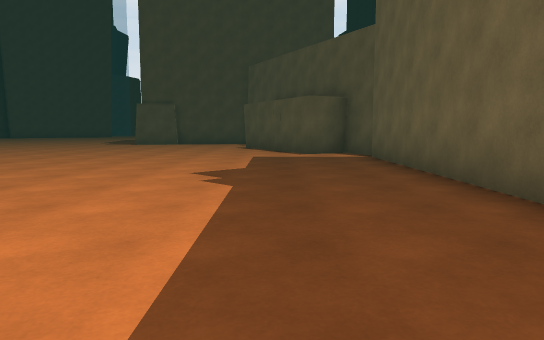
View 1 (above)

24 first-person views from a walk through a scene from a Unity 3-D project. The camera is 1.2 m above the floor, tilts 6° down and sees 70° across. The floor is counted in squares, 2 m on a side. Each view is taken from the middle of a square. On the plan, view 1 faces up. The plan holds only what a view shows up to about 11 squares ahead; the rest is blank. The place goes on beyond the plan. The player character is not drawn. Surface patterns are stand-ins for the level's own textures.

View 2
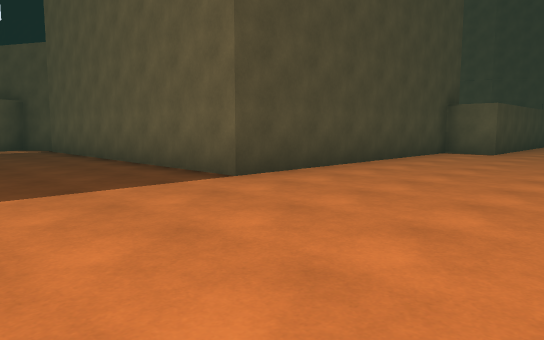

View 3
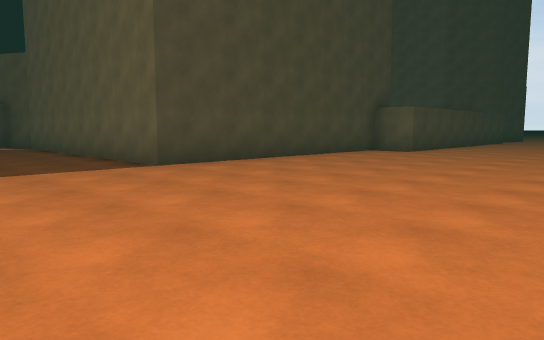

View 4
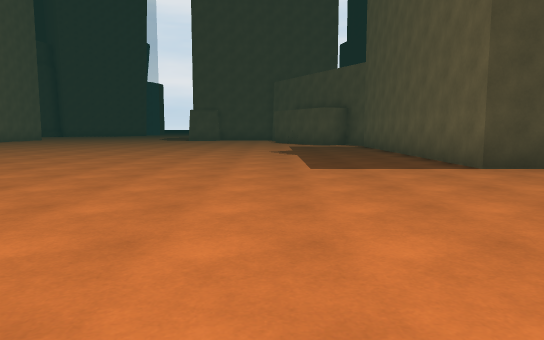

View 5
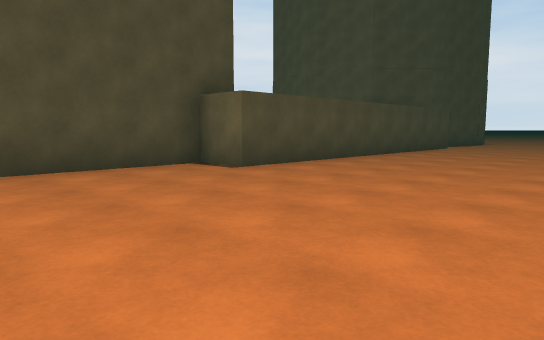

View 6
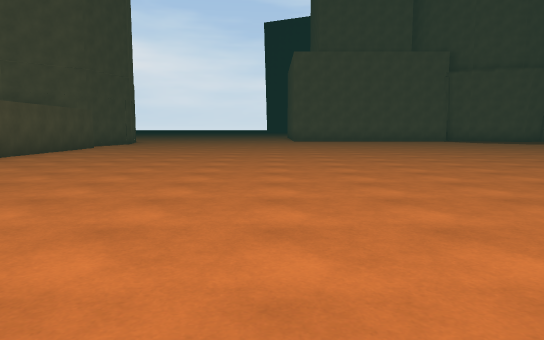

View 7
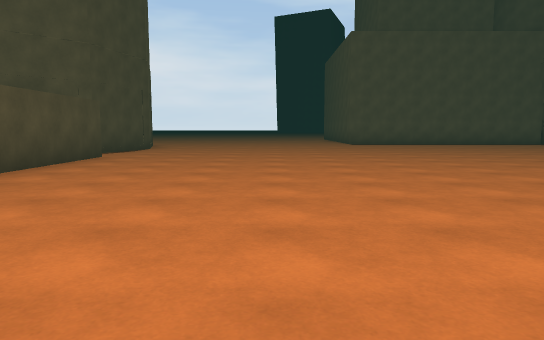

View 8
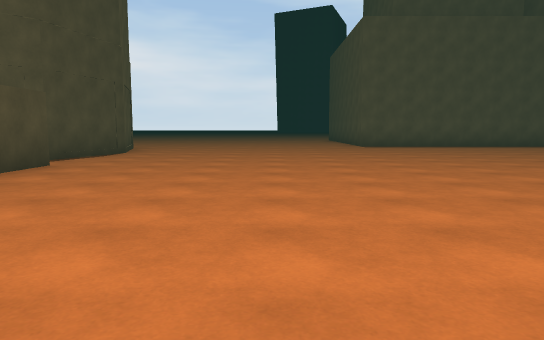

View 9
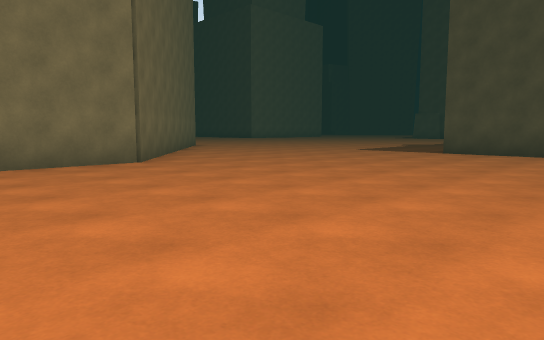

View 10
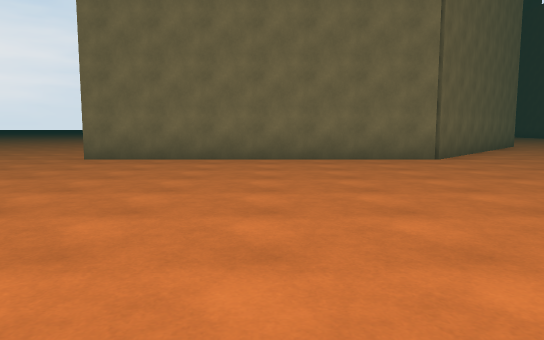

View 11
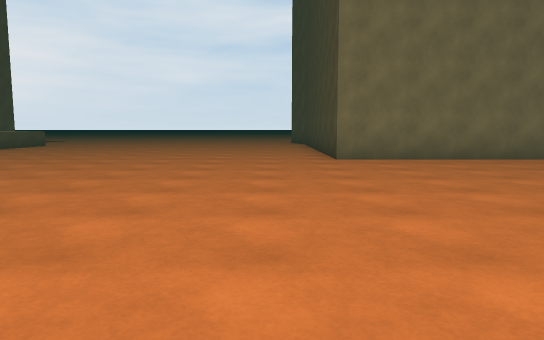

View 12
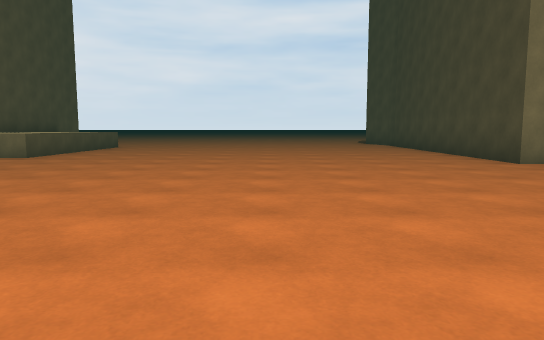

View 13
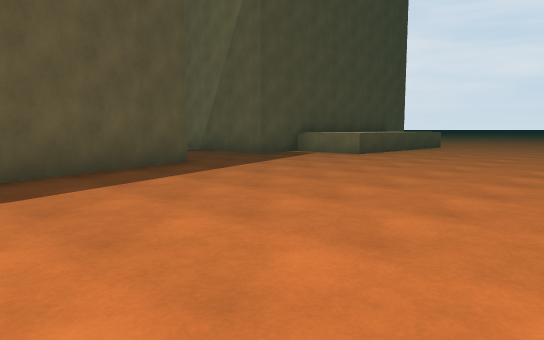

View 14
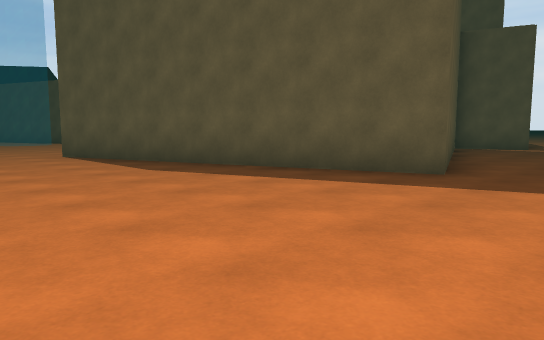

View 15
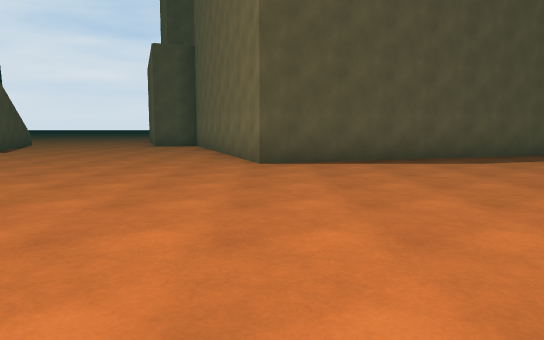

View 16
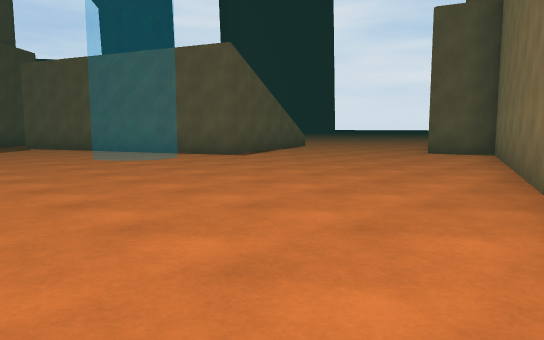

View 17
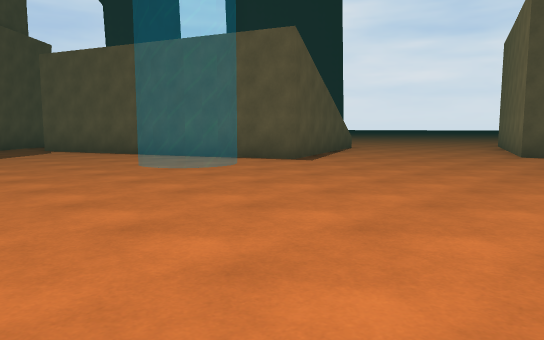

View 18
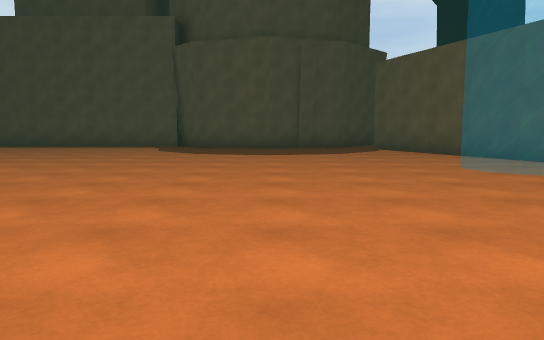

View 19
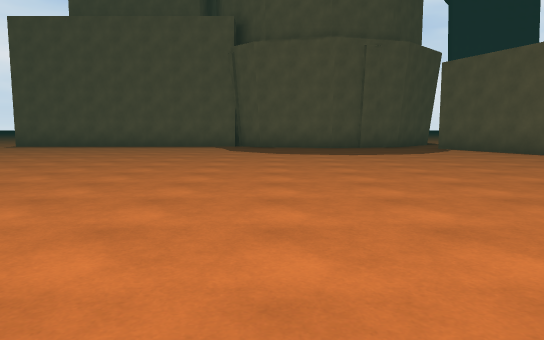

View 20
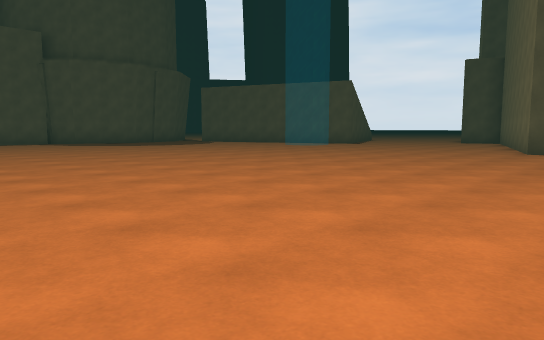

View 21
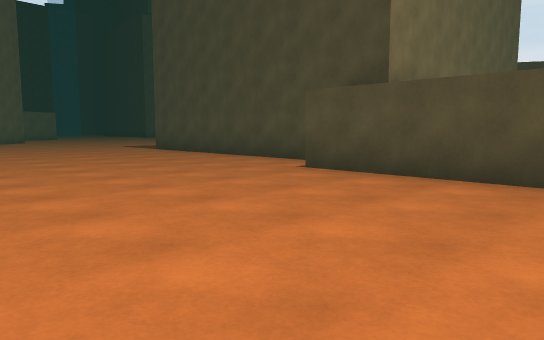

View 22
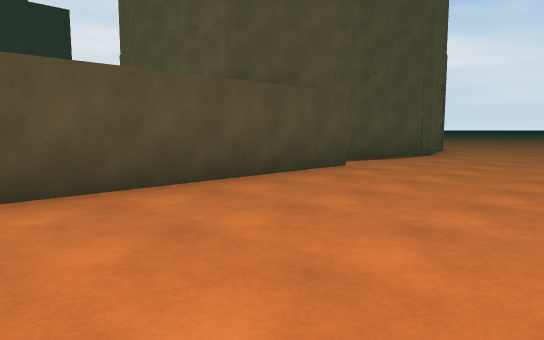

View 23
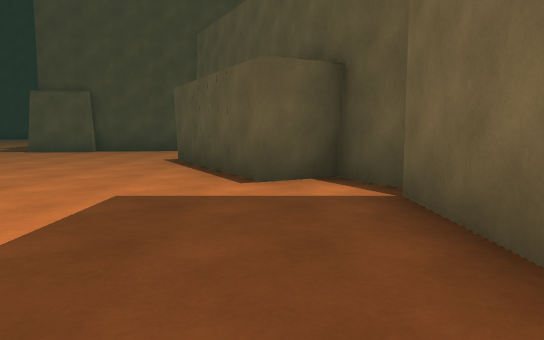

View 24
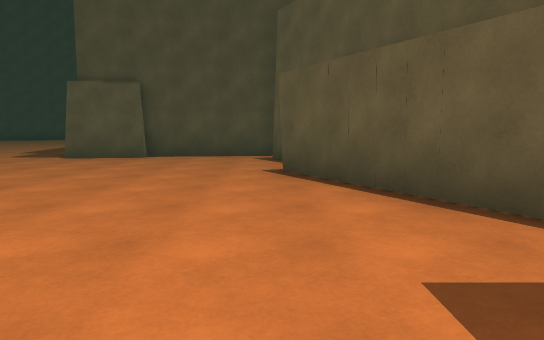

### Floor plan
Key: @ floor where view 1 was taken; . floor; = window, fence, low wall or low ledge; B building.
Columns run from 6 left of view 1 to 22 right of it. Each row starts with its distance up from view 1.
 16    BBBB
 15 .BB..B
 14 ......B
 13  .....
 12  ....BB
 11 ......B
 10 .......BB
  9 .........B
  8 ........B       B
  7  .......B       B      B
  6 ........B       B      B
  5 ........B       B      B
  4 ........B       B     BB
  3 ........B       B      B
  2 ........B               B
  1  .......BBBBBBBB        BB
  0  .....@........BBBBBBBBB..BBB
 -1   ...........................
 -2   ...........................
 -3   B..........................
 -4    B.........................
 -5     B........................
 -6      B.......................
 -7      B.......................
 -8      B.......................
 -9      B........ ..............
-10      B.......................
-11      B...... ................
-12 BBBBBB...... ................
-13  ............................
-14  ............................
-15  ............ ...............
-16  ........... ................
-17  ............................
-18  ............................
-19 .............................
-20 .............................
-21  .............BB.......=.....
-22  BBB.......BBB B......==...BB
-23  BBBB...BBB     B.......BBB
-24  B BBB...B      B......B
-25       ...B      B......B
-26       ...B       B.....B
-27         ..       B......B
-28         ..B       BB...
-29         ..B        B..

Where each view was taken, in squares from view 1:
view 1: 0 up, 0 right, facing up
view 2: 3 down, 1 left, facing up-right
view 3: 5 down, 1 left, facing up-right
view 4: 5 down, 1 left, facing up
view 5: 5 down, 5 right, facing up-right
view 6: 6 down, 5 right, facing right
view 7: 4 down, 9 right, facing right
view 8: 4 down, 11 right, facing right
view 9: 9 down, 6 right, facing up-left
view 10: 9 down, 7 right, facing left
view 11: 14 down, 7 right, facing left
view 12: 17 down, 6 right, facing left
view 13: 17 down, 6 right, facing down-left
view 14: 18 down, 0 right, facing down-right
view 15: 14 down, 9 right, facing down
view 16: 18 down, 9 right, facing down-right
view 17: 18 down, 11 right, facing down-right
view 18: 18 down, 11 right, facing right
view 19: 16 down, 11 right, facing right
view 20: 10 down, 7 right, facing down-right
view 21: 5 down, 13 right, facing up-left
view 22: 4 down, 12 right, facing up-right
view 23: 5 up, 1 right, facing up
view 24: 7 up, 1 left, facing up
